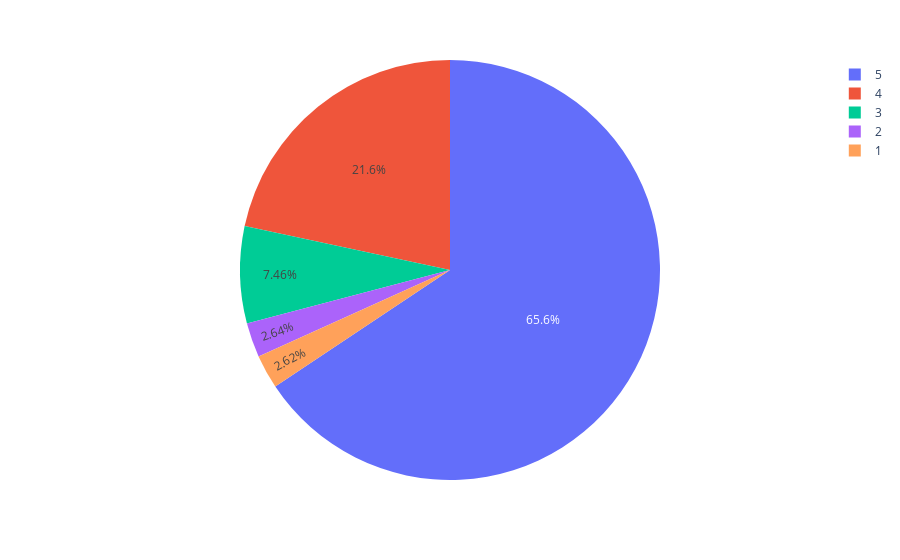

The notebook cell this image was saved under:
### Code cell
# Porcentaje de polaridades positivas, negativas y neutras

#polarities.value_counts(normalize=True).plot(kind='pie')

fig = px.pie(polarities.value_counts(normalize=True), values=polarities.value_counts(normalize=True).values, names=polarities.value_counts(normalize=True).index)
fig.show()

### Figure 1 — Plotly figure (JSON) as saved in the notebook; plotly's stock layout.template omitted (floating-point values rounded to 4 significant figures)
{"data": [{"domain": {"x": [0, 1], "y": [0, 1]}, "hovertemplate": "label=%{label}<br>value=%{value}<extra></extra>", "labels": [5.0, 4.0, 3.0, 2.0, 1.0], "legendgroup": "", "name": "", "showlegend": true, "type": "pie", "values": [0.6564, 0.2165, 0.07459, 0.02642, 0.02615]}], "layout": {"legend": {"tracegroupgap": 0}, "margin": {"t": 60}}}
